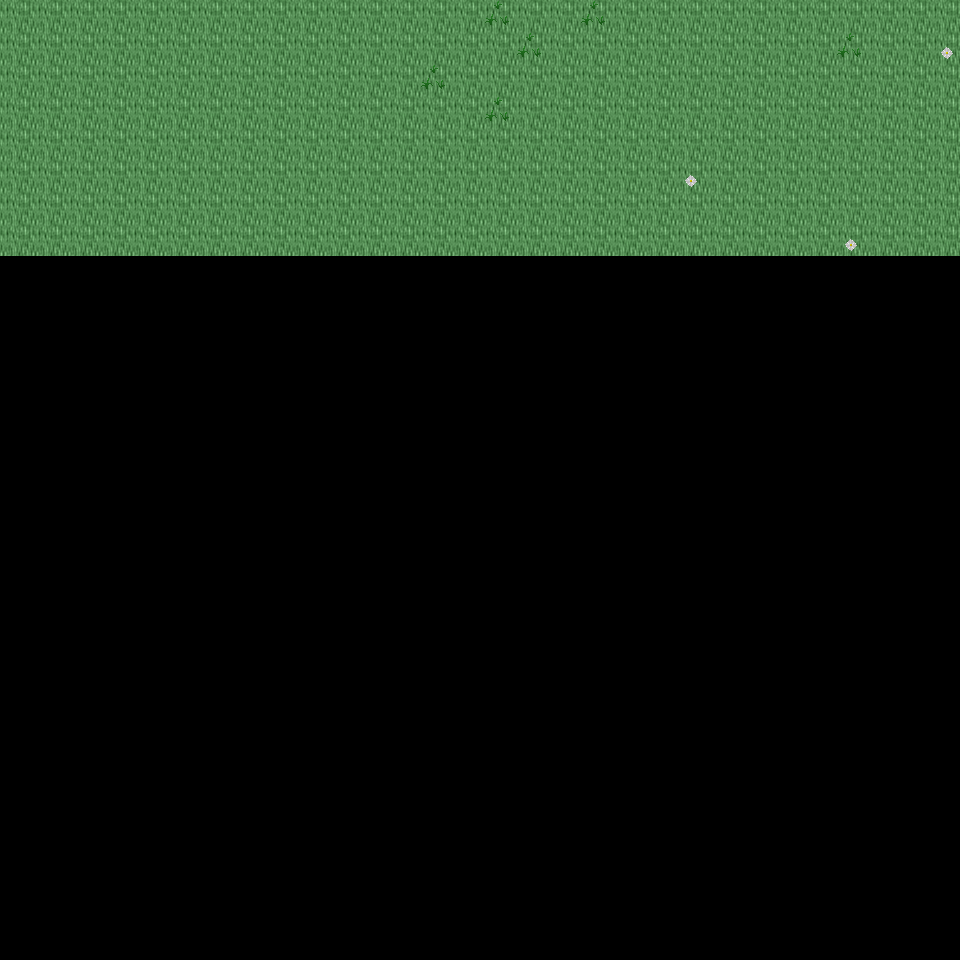

Tiled map render using the project's own tile images. Description and the map definition, with tile-layer contents summarised, below:
An orthogonal 30x30 tile map with 32x32 px tiles, 6 tile layers (Ground, Object, Object2, Above, ...), 25 tilesets and 2 objects (2x mapExit).

<map version="1.0" orientation="orthogonal" renderorder="right-down" width="30" height="30" tilewidth="32" tileheight="32" nextobjectid="3">
  <tileset firstgid="1" name="tileset_ground_ground" tilewidth="32" tileheight="32" tilecount="33" columns="3">
    <image source="../drawable/tileset_ground_ground.png" width="96" height="352" />
  </tileset>
  <tileset firstgid="34" name="tileset_ground_grass_edges" tilewidth="32" tileheight="32" tilecount="36" columns="12">
    <image source="../drawable/tileset_ground_grass_edges.png" width="384" height="96" />
  </tileset>
  <tileset firstgid="70" name="tileset_ground_ridge_earth_dark" tilewidth="32" tileheight="32" tilecount="96" columns="12">
    <image source="../drawable/tileset_ground_ridge_earth_dark.png" width="384" height="256" />
  </tileset>
  <tileset firstgid="166" name="tileset_plant_flower_daisy_white" tilewidth="32" tileheight="32" tilecount="8" columns="2">
    <image source="../drawable/tileset_plant_flower_daisy_white.png" width="64" height="128" />
  </tileset>
  <tileset firstgid="174" name="tileset_plant_grasses" tilewidth="32" tileheight="32" tilecount="6" columns="3">
    <image source="../drawable/tileset_plant_grasses.png" width="96" height="64" />
  </tileset>
  <tileset firstgid="180" name="tileset_ground_rock_pebbles" tilewidth="32" tileheight="32" tilecount="3" columns="1">
    <image source="../drawable/tileset_ground_rock_pebbles.png" width="32" height="96" />
  </tileset>
  <tileset firstgid="183" name="tileset_plant_flower_daisy_blue" tilewidth="32" tileheight="32" tilecount="8" columns="2">
    <image source="../drawable/tileset_plant_flower_daisy_blue.png" width="64" height="128" />
  </tileset>
  <tileset firstgid="191" name="tileset_ground_ladder_vertical_dark" tilewidth="32" tileheight="32" tilecount="3" columns="3">
    <image source="../drawable/tileset_ground_ladder_vertical_dark.png" width="96" height="32" />
  </tileset>
  <tileset firstgid="194" name="tileset_item_corpse_huge_animal" tilewidth="32" tileheight="32" tilecount="16" columns="2">
    <image source="../drawable/tileset_item_corpse_huge_animal.png" width="64" height="256" />
  </tileset>
  <tileset firstgid="210" name="tileset_ground_ladder_steps" tilewidth="32" tileheight="32" tilecount="6" columns="3">
    <image source="../drawable/tileset_ground_ladder_steps.png" width="96" height="64" />
  </tileset>
  <tileset firstgid="216" name="tileset_logic_creature_rodent" tilewidth="32" tileheight="32" tilecount="8" columns="8">
    <image source="../drawable/tileset_logic_creature_rodent.png" width="256" height="32" />
  </tileset>
  <tileset firstgid="224" name="tileset_logic_creature_animal" tilewidth="32" tileheight="32" tilecount="32" columns="8">
    <image source="../drawable/tileset_logic_creature_animal.png" width="256" height="128" />
  </tileset>
  <tileset firstgid="256" name="tileset_logic_portal" tilewidth="32" tileheight="32" tilecount="24" columns="8">
    <image source="../drawable/tileset_logic_portal.png" width="256" height="96" />
  </tileset>
  <tileset firstgid="280" name="tileset_logic_creature_orc" tilewidth="32" tileheight="32" tilecount="5" columns="5">
    <image source="../drawable/tileset_logic_creature_orc.png" width="192" height="32" />
  </tileset>
  <tileset firstgid="285" name="tileset_logic_collision" tilewidth="32" tileheight="32" tilecount="1" columns="1">
    <image source="../drawable/tileset_logic_collision.png" width="32" height="32" />
  </tileset>
  <tileset firstgid="286" name="tileset_ground_green_paving" tilewidth="32" tileheight="32" tilecount="18" columns="3">
    <image source="../drawable/tileset_ground_green_paving.png" width="96" height="192" />
  </tileset>
  <tileset firstgid="304" name="tileset_logic_protection" tilewidth="32" tileheight="32" tilecount="2" columns="2">
    <image source="../drawable/tileset_logic_protection.png" width="64" height="32" />
  </tileset>
  <tileset firstgid="306" name="tileset_ground_earth_edges" tilewidth="32" tileheight="32" tilecount="18" columns="6">
    <image source="../drawable/tileset_ground_earth_edges.png" width="192" height="96" />
  </tileset>
  <tileset firstgid="324" name="tileset_ground_grass_corners" tilewidth="32" tileheight="32" tilecount="24" columns="6">
    <image source="../drawable/tileset_ground_grass_corners.png" width="192" height="128" />
  </tileset>
  <tileset firstgid="348" name="tileset_plant_tree_tree_darkgreen" tilewidth="32" tileheight="32" tilecount="88" columns="8">
    <image source="../drawable/tileset_plant_tree_tree_darkgreen.png" width="256" height="352" />
  </tileset>
  <tileset firstgid="436" name="tileset_plant_tree_evergreen" tilewidth="32" tileheight="32" tilecount="36" columns="3">
    <image source="../drawable/tileset_plant_tree_evergreen.png" width="96" height="384" />
  </tileset>
  <tileset firstgid="472" name="tileset_building_decoration_rocks" tilewidth="32" tileheight="32" tilecount="6" columns="3">
    <image source="../drawable/tileset_building_decoration_rocks.png" width="96" height="64" />
  </tileset>
  <tileset firstgid="478" name="tileset_plant_bush_bushes" tilewidth="32" tileheight="32" tilecount="10" columns="5">
    <image source="../drawable/tileset_plant_bush_bushes.png" width="160" height="64" />
  </tileset>
  <tileset firstgid="488" name="tileset_plant_bush_various_small" tilewidth="32" tileheight="32" tilecount="9" columns="3">
    <image source="../drawable/tileset_plant_bush_various_small.png" width="96" height="96" />
  </tileset>
  <tileset firstgid="497" name="tileset_ground_dry_grass" tilewidth="32" tileheight="32" tilecount="54" columns="9">
    <image source="../drawable/tileset_ground_dry_grass.png" width="288" height="192" />
  </tileset>
  <layer name="Ground" width="30" height="30">
    <data>[900 cells, 240 non-empty, 1 distinct tile ids]</data>
  </layer>
  <layer name="Object" width="30" height="30">
    <data>[900 cells, 9 non-empty, 2 distinct tile ids]</data>
  </layer>
  <layer name="Object2" width="30" height="30">
    <data>[900 cells, 0 non-empty, 0 distinct tile ids]</data>
  </layer>
  <layer name="Above" width="30" height="30">
    <data>[900 cells, 0 non-empty, 0 distinct tile ids]</data>
  </layer>
  <layer name="Above2" width="30" height="30">
    <data>[900 cells, 0 non-empty, 0 distinct tile ids]</data>
  </layer>
  <layer name="Walkable" width="30" height="30">
    <data>[900 cells, 0 non-empty, 0 distinct tile ids]</data>
  </layer>
  <objectgroup name="MapEvents">
    <object id="1" name="north" type="mapExit" x="0" y="0" width="960" height="32">
      <properties>
        <property name="map" value="level_0_x170_y28" />
        <property name="x" value="0" />
        <property name="y" value="28" />
      </properties>
    </object>
    <object id="2" name="east" type="mapExit" x="928" y="0" width="32" height="960">
      <properties>
        <property name="map" value="level_0_x171_y29" />
        <property name="x" value="1" />
        <property name="y" value="0" />
      </properties>
    </object>
  </objectgroup>
</map>
